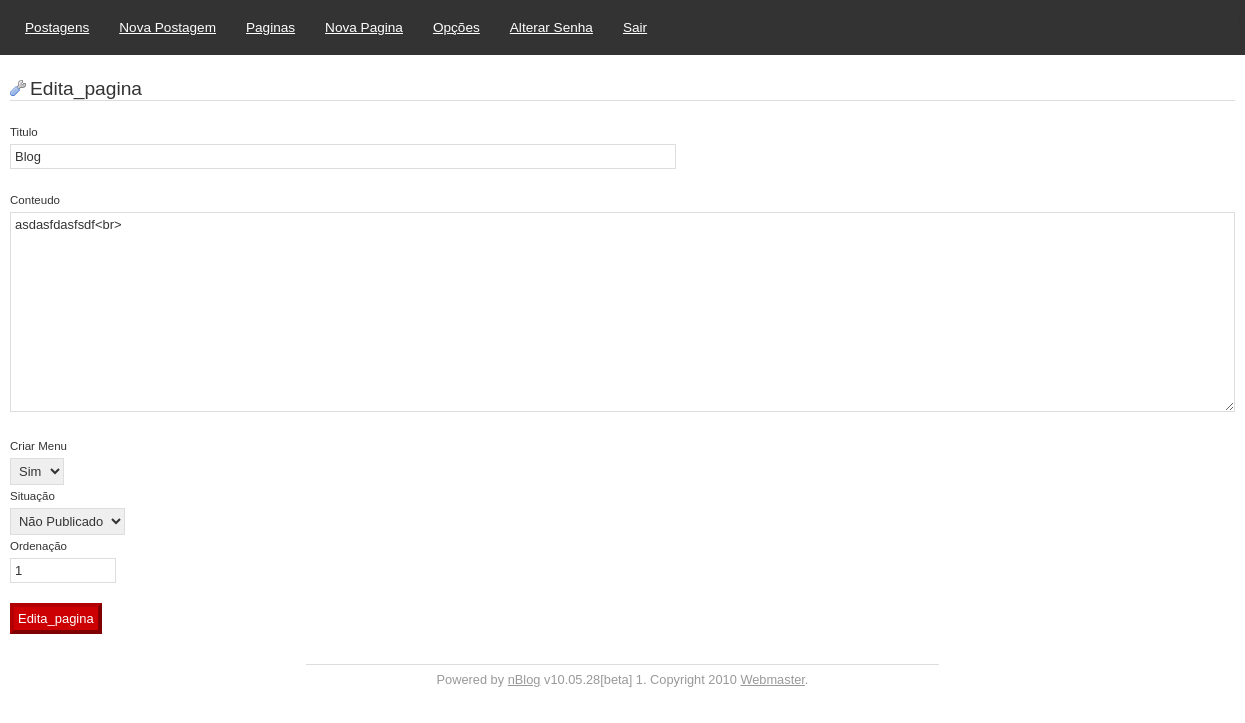
/adm/admin.php?mode=edita_pagina&codigo=2 (signed in), run on the app's committed database.
### tables this page shows
CREATE TABLE `postagens` (
  `codigo` int(11) NOT NULL auto_increment,
  `slug` varchar(255) NOT NULL default '',
  `titulo` varchar(255) NOT NULL default '',
  `conteudo` longtext NOT NULL,
  `pagina` int(1) NOT NULL default '0',
  `menu` int(1) NOT NULL default '0',
  `paginaini` int(1) NOT NULL default '0',
  `data` int(20) NOT NULL default '0',
  `publicado` int(1) NOT NULL default '0',
  `link` varchar(20) default '',
  `ordem` char(3) default NULL,
  PRIMARY KEY  (`codigo`)
);

### adm/admin.php (called while the page is built, shortened)
<?php
include(PATH . 'includes/functions.php');
$mode = mysql_real_escape_string($_GET['mode']);
include('index.php');
include('footer.php');
?>

### adm/editp.php (the view, shortened to what this page needs)
<div class="page"">
	<h1 class="edit"><?=ucfirst($mode)?> </h1>
	<form action="admin.php?mode=<?=$mode?>&codigo=<?=$post['codigo']?>" method="post">
	<p>
		<label for="title"><?=_POSTTITULO?></label><br />
		<input type="text" size="80" id="title" name="data[titulo]" value="<?=htmlspecialchars(stripslashes($post['titulo']))?>" />
	</p>
	<p>
		<label for="content"><?=_CONTEUDO?></label><br />
		<textarea style="height: 190px;" cols="150" id="content" name="data[conteudo]"><?=htmlspecialchars(stripslashes($post['conteudo']))?></textarea><br />
		<label for="menu"><?=_PGMENU?></label><br />
		<select id="menu" name="data[menu]">
			<?=generate_option_list(array('0' => ''._NAO.'', '1' => ''._SIM.''), $post['menu'])?>
		</select>
        <br>
        <label for="status"><?=_POSTSTATUS?></label><br />
		<select id="status" name="data[publicado]">
			<?=generate_option_list(array('0' => ''._POSTNOTPUB.'', '1' => ''._POSTPUB.''), $post['publicado'])?>
		</select>
        <br>
    	<label for="ordem"><?=_POSTORDEM?></label><br />
		<input type="text" size="10" id="ordem" name="data[ordem]" value="<?=$post['ordem']?>" />
	</p>
	<p>
		<input class="button" type="submit" name="form_edit" value="<?=ucfirst($mode)?>" />
	</p>
</div>

### adm/images/styles.css (style rules this page uses)
body { font-family:"Trebuchet MS", Verdana, Arial; font-size:1.0em; margin:0 auto; padding:0; }
p { font-size:0.9em; color:#333333; line-height:1.6em; font-family:Arial, Helvetica, sans-serif; }
h1 { border-bottom:1px solid #dddddd; font-size:1.2em; font-weight:normal; color:#333333; background-repeat:no-repeat; padding-left:20px; background-position:left 2px; font-family:Arial, Helvetica, sans-serif; }
h1.edit { background-image:url('../images/wrench.png'); }
form p { margin:20px 0; }
label { font-size:0.8em; font-family:'Lucida Sans Unicode','Lucida Grande',verdana,sans-serif; color:#333333; }
input, textarea, select { border:1px solid #dddddd; padding:4px; font-family:"Trebuchet MS", Verdana, Arial; font-size:0.9em; color:#333333; background-image:url('../images/input-bg.png'); background-repeat:repeat-x; background-position:bottom left; }
input.button { border:4px solid #800002; border-left-color:#B20002; border-top-color:#B20002; background-image:none; background-color:#CC0003; color:#ffffff; }
div.page { padding:10px; margin:0 auto; }

### data on the page
postagens: titulo "Blog", conteudo "asdasfdasfsdf<br>", menu "Sim", publicado "Não Publicado", ordem "1"

### other printed values
_POST "Postagens"
_NEWPOST "Nova Postagem"
_PAGINA "Paginas"
_NEWPAGINA "Nova Pagina"
_OPTIONS "Opções"
_CHANGEPASS "Alterar Senha"
_LOGOUT "Sair"
$mode "Edita_pagina"
_POSTTITULO "Titulo"
_CONTEUDO "Conteudo"
_PGMENU "Criar Menu"
_POSTSTATUS "Situação"
_POSTORDEM "Ordenação"
$versao "v10.05.28[beta] 1"
